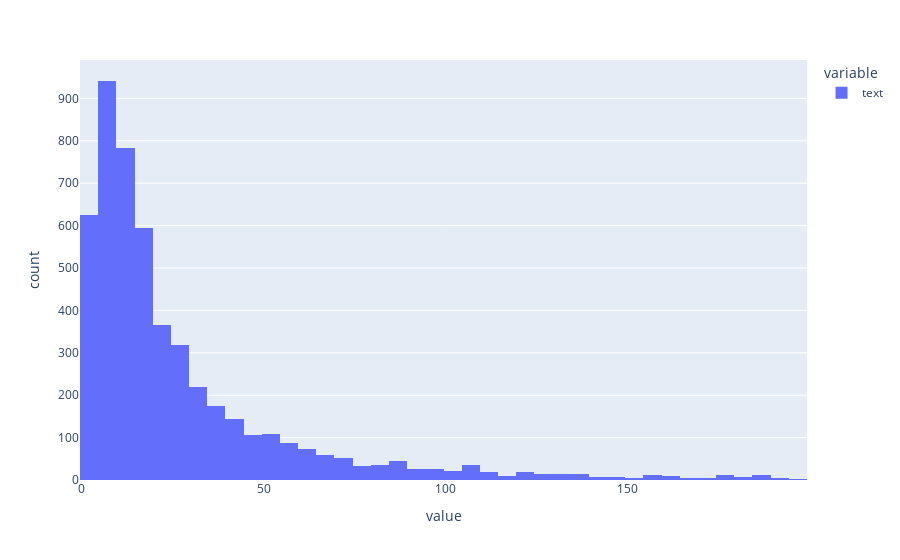

The notebook cell saved with this chart:
### Code cell
# Look at length (#words) distribution
pd.options.plotting.backend = 'plotly'

lens = data.text.str.split().str.len()
lens[lens<200].plot.hist()

### Figure 1 — Plotly figure (JSON) as saved in the notebook; plotly's stock layout.template omitted (floating-point values rounded to 4 significant figures; data arrays with more than 128 entries replaced by an {"elided": "..."} marker saying what was removed)
{"data": [{"alignmentgroup": "True", "bingroup": "x", "hovertemplate": "variable=text<br>value=%{x}<br>count=%{y}<extra></extra>", "legendgroup": "text", "marker": {"color": "#636efa", "pattern": {"shape": ""}}, "name": "text", "offsetgroup": "text", "orientation": "v", "showlegend": true, "type": "histogram", "x": {"elided": "5052 int values"}, "xaxis": "x", "yaxis": "y"}], "layout": {"autosize": true, "barmode": "relative", "legend": {"title": {"text": "variable"}, "tracegroupgap": 0}, "margin": {"t": 60}, "xaxis": {"anchor": "y", "autorange": true, "domain": [0, 1], "range": [-0.5, 199.5], "title": {"text": "value"}, "type": "linear"}, "yaxis": {"anchor": "x", "autorange": true, "domain": [0, 1], "range": [0, 990.5], "title": {"text": "count"}}}}
